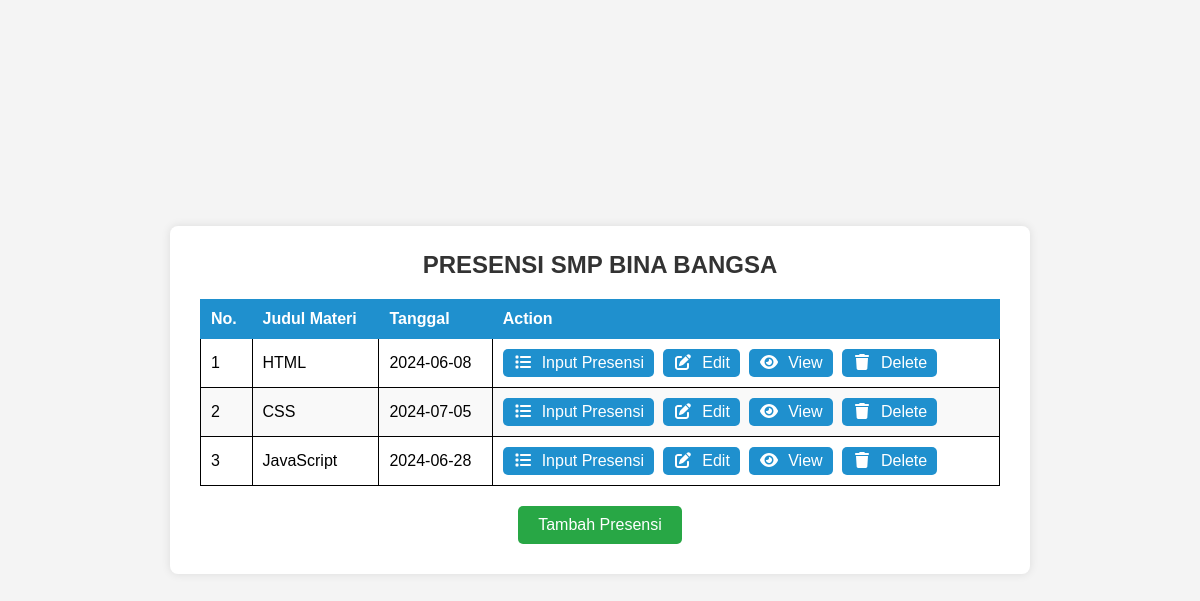
The page / on the database its author committed.
### tables this page shows
CREATE TABLE `presensi` (
  `id` int(11) NOT NULL,
  `materi` text NOT NULL,
  `tanggal` date NOT NULL
);

### index.php (the view, shortened to what this page needs)
<?php
require_once 'dbkoneksi.php';
$sql = "SELECT * FROM presensi";
$rs = $dbh->query($sql);
?>
<!DOCTYPE html>
<html lang="en">
<head>
</head>
<body>
    <div class="container">
        <h2>PRESENSI SMP BINA BANGSA</h2>
        <table id="presensi-table">
            <thead>
                <tr>
                    <th>No.</th>
                    <th>Judul Materi</th>
                    <th>Tanggal</th>
                    <th>Action</th>
                </tr>
            </thead>
            <tbody>
                <?php
                $nomor  = 1;
                foreach ($rs as $row) {
                ?>
                    <tr>
                        <td><?= $nomor ?></td>
                        <td><?= $row['materi'] ?></td>
                        <td><?= $row['tanggal'] ?></td>
                        <td class="action-buttons">
                            <a class="button-form" href="datasiswa/form.php">
                                <i class="fas fa-fw fa-list"></i>&nbsp; Input Presensi</a>
                            <a class="button-form" href="presensi/edit.php?id=<?= $row['id'] ?>">
                                <i class="fas fa-fw fa-edit"></i>&nbsp; Edit</a>
                            <a class="button-form" href="presensi/view.php?tanggal=<?= $row['tanggal'] ?>">
                                <i class="fas fa-fw fa-eye"></i>&nbsp; View</a>
                            <a class="button-form" href="presensi/delete.php?iddel=<?= $row['id'] ?>" onclick="if(!confirm('Anda Yakin Ingin Menghapus Data Produk <?= $row['id'] ?>?')) {return false}">
                                <i class="fas fa-fw fa-trash"></i>&nbsp; Delete</a>
                        </td>
                    </tr>
                <?php
                    $nomor++;
                }
                ?>
            </tbody>
        </table>
        <a href="presensi/form.php" class="button-link">Tambah Presensi</a>
    </div>
</body>
</html>

### index.php (style rules this page uses)
body { font-family: Arial, sans-serif; background-color: #f4f4f4; margin: 0; padding: 0; display: flex; justify-content: center; align-items: center; height: 100vh; }
.container { background-color: white; padding: 30px; padding-top: 5px; border-radius: 8px; box-shadow: 0 0 10px rgba(0, 0, 0, 0.1); width: 90%; max-width: 800px; text-align: center; }
h2 { text-align: center; color: #333; }
table { width: 100%; border-collapse: collapse; margin: 20px 0; overflow-x: auto; }
table thead th { background-color: #1F90CE; color: white; text-align: left; padding: 10px; border: 1px solid #1F90CE; }
table tbody tr:nth-child(even) { background-color: #f9f9f9; }
table tbody td { padding: 10px; border: 1px solid black; }
.action-buttons a { display: inline-block; padding: 5px 10px; margin-right: 5px; background-color: #1F90CE; color: white; text-decoration: none; border-radius: 5px; transition: background-color 0.3s ease; }
.button-link { display: inline-block; padding: 10px 20px; background-color: #28a745; color: white; text-decoration: none; border-radius: 5px; transition: background-color 0.3s ease; text-align: center; }

### rows shown on the page
presensi: materi "HTML", tanggal "2024-06-08"
presensi: materi "CSS", tanggal "2024-07-05"
presensi: materi "JavaScript", tanggal "2024-06-28"
